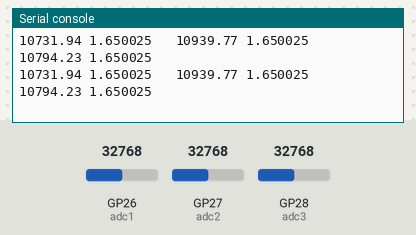
A program run on a simulated Raspberry Pi Pico running MicroPython. Parts: the last lines printed to the serial console. The inputs (shaded band) are chosen by the test bench; at power-on: GP26 (adc1) = 32768, GP27 (adc2) = 32768, GP28 (adc3) = 32768 (analog values on the 0–65535 scale).

Above: at 1.2 s.
1.3 s: GP26 (adc1) set to 45874
At 2.5 s:
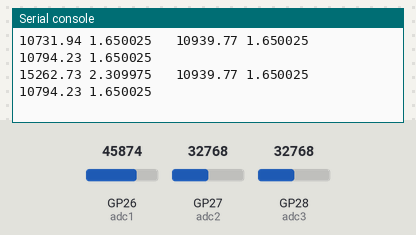
2.8 s: GP27 (adc2) set to 45874
At 3.8 s:
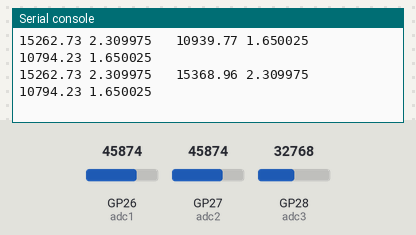
4.3 s: GP28 (adc3) set to 45874
At 5.6 s:
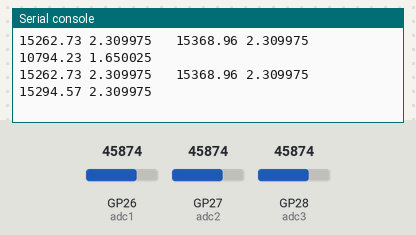
5.8 s: GP26 (adc1) set to 57670
At 6.8 s:
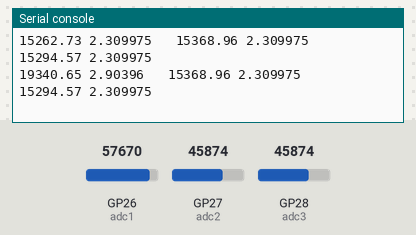
7.3 s: GP27 (adc2) set to 57670
At 8.4 s:
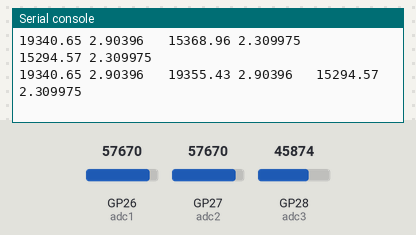
8.8 s: GP28 (adc3) set to 57670
At 9.8 s:
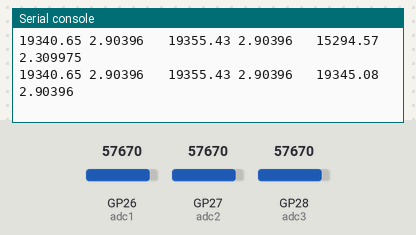
Timing chart, 0 to 11.3 s (numbered marks = the images above; inputs shaded):
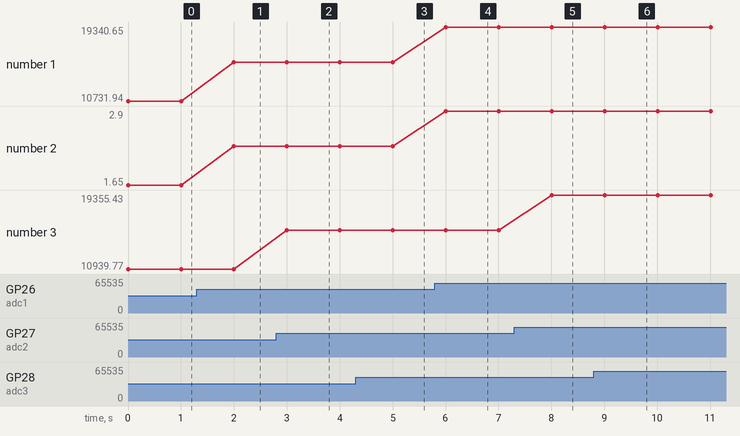

The program:

hydrogen-sensor-onboard-code.py
```python
from machine import ADC, Pin
from time import sleep

# ADC setup (RP2040 = 16-bit scaled)
adc1 = ADC(Pin(26))  # A0
adc2 = ADC(Pin(27))  # A1
adc3 = ADC(Pin(28))  # A2

REF_VOLTAGE = 3.3
MAX_ADC_VALUE = 65535

V_MIN1 = 0.086824
V_MIN2 = 0.02
V_MIN3 = 0.067111
V_MAX = 3.0
PPM_MIN1 = 0
PPM_MIN2 = 0
PPM_MIN3 = 0
PPM_MAX = 20000

def adc_to_voltage(raw):
    return (raw / MAX_ADC_VALUE) * REF_VOLTAGE

def calculate_ppm1(voltage):
    if voltage <= V_MIN1:
        return PPM_MIN1
    elif voltage >= V_MAX:
        return PPM_MAX
    else:
        return (PPM_MAX - PPM_MIN1) * (voltage - V_MIN1) / (V_MAX - V_MIN1)

def calculate_ppm2(voltage):
    if voltage <= V_MIN2:
        return PPM_MIN2
    elif voltage >= V_MAX:
        return PPM_MAX
    else:
        return (PPM_MAX - PPM_MIN2) * (voltage - V_MIN2) / (V_MAX - V_MIN2)

def calculate_ppm3(voltage):
    if voltage <= V_MIN3:
        return PPM_MIN3
    elif voltage >= V_MAX:
        return PPM_MAX
    else:
        return (PPM_MAX - PPM_MIN3) * (voltage - V_MIN3) / (V_MAX - V_MIN3)


while True:
    raw1 = adc1.read_u16()
    raw2 = adc2.read_u16()
    raw3 = adc3.read_u16()

    v1 = adc_to_voltage(raw1)
    v2 = adc_to_voltage(raw2)
    v3 = adc_to_voltage(raw3)

    ppm1 = calculate_ppm1(v1)
    ppm2 = calculate_ppm2(v2)
    ppm3 = calculate_ppm3(v3)
    print(ppm1, v1, " ", ppm2, v2, " ", ppm3, v3)
    sleep(1)
```

Measured:
- after the input at 1.3 s, the serial console: prints a new line after 0.70 s (image 1)
- after the input at 2.8 s, the serial console: prints a new line after 0.20 s (image 2)
- after the input at 4.3 s, the serial console: prints a new line after 0.71 s (image 3)
- after the input at 5.8 s, the serial console: prints a new line after 0.21 s (image 4)
- after the input at 7.3 s, the serial console: prints a new line after 0.71 s (image 5)
- after the input at 8.8 s, the serial console: prints a new line after 0.21 s (image 6)
- plotted number 1: 10731.94 → 15262.73 after the input at 1.3 s, 15262.73 → 19340.65 after the input at 5.8 s
- plotted number 2: 1.65 → 2.31 after the input at 1.3 s, 2.31 → 2.9 after the input at 5.8 s
